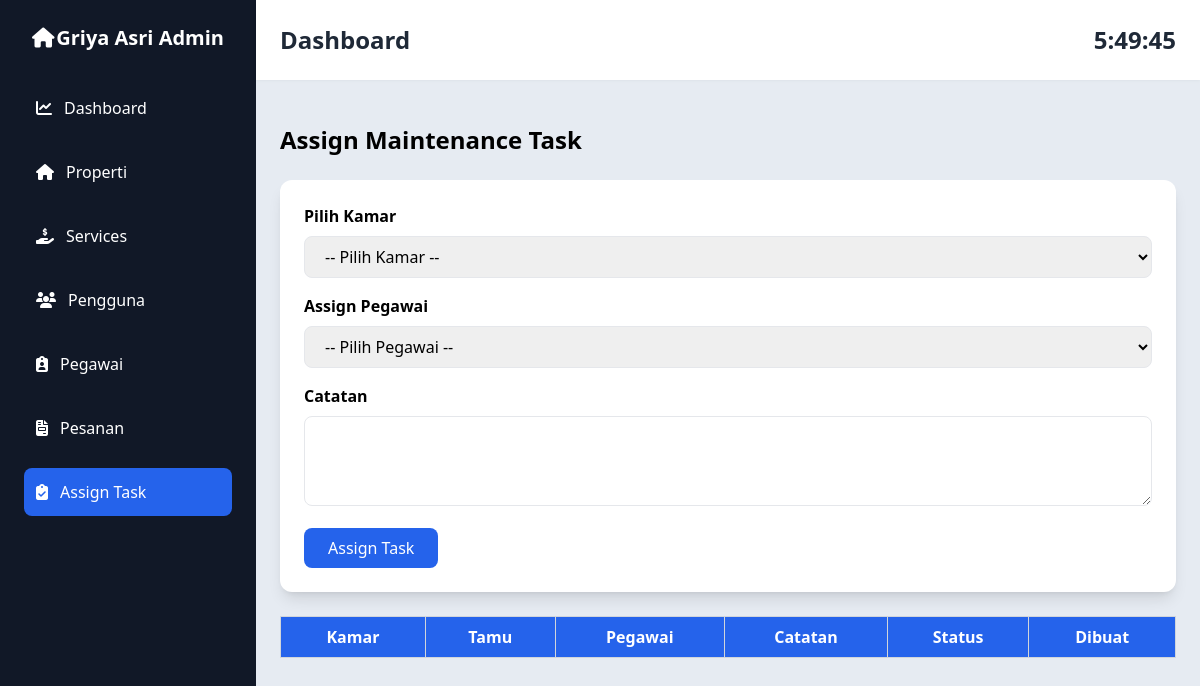
/admin/assign-task.php, run on an earlier commit of the app's database.
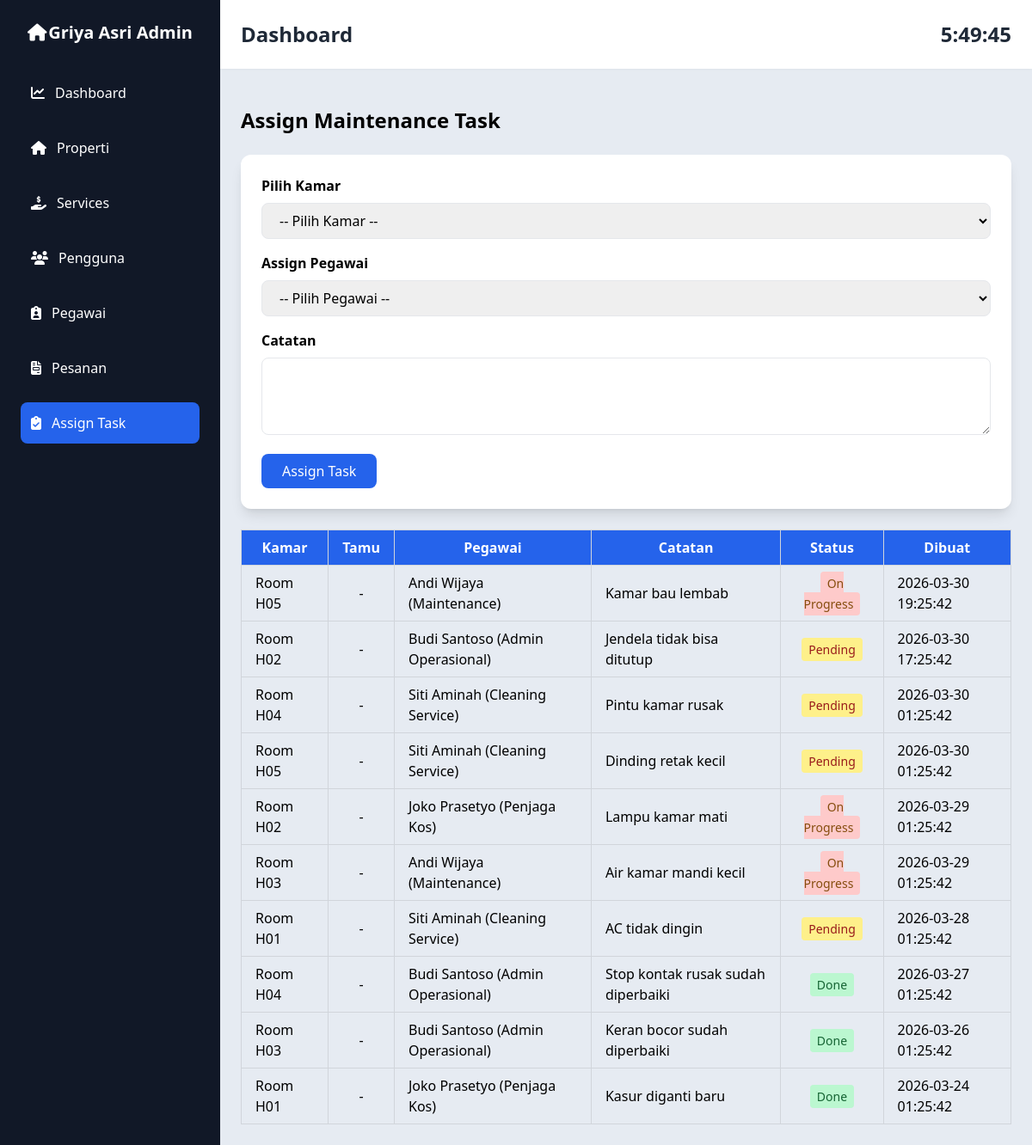
And on a later commit of the database.
### tables this page shows
CREATE TABLE maintenance_tasks (
    id BIGINT UNSIGNED AUTO_INCREMENT PRIMARY KEY,
    room_id BIGINT UNSIGNED NOT NULL,
    employee_id BIGINT UNSIGNED NOT NULL,
    issue TEXT,
    status ENUM('pending','on_progress','done') DEFAULT 'pending',
    assigned_at TIMESTAMP NULL,
    completed_at TIMESTAMP NULL,
    created_at TIMESTAMP NULL,
    updated_at TIMESTAMP NULL
);

CREATE TABLE `rooms` (
  `id` bigint(20) UNSIGNED NOT NULL,
  `room_type_id` bigint(20) UNSIGNED NOT NULL,
  `room_number` varchar(255) NOT NULL,
  `gender_type` enum('Putra','Putri') NOT NULL,
  `price` int(11) NOT NULL,
  `rating` decimal(2,1) NOT NULL DEFAULT 0.0,
  `facilities` text NOT NULL,
  `area_size` varchar(255) NOT NULL,
  `is_electric_included` tinyint(1) NOT NULL DEFAULT 0,
  `is_water_included` tinyint(1) NOT NULL DEFAULT 1,
  `room_rules` text NOT NULL,
  `status` enum('available','occupied','maintenance') NOT NULL DEFAULT 'available',
  `created_at` timestamp NULL DEFAULT NULL,
  `updated_at` timestamp NULL DEFAULT NULL
);

CREATE TABLE employees (
  id BIGINT UNSIGNED AUTO_INCREMENT PRIMARY KEY,
  user_id BIGINT UNSIGNED NULL,
  employee_code VARCHAR(50) NOT NULL UNIQUE,
  full_name VARCHAR(255) NOT NULL,
  position VARCHAR(100) NOT NULL,
  salary INT,
  phone VARCHAR(20),
  address TEXT,
  hire_date DATE,
  status ENUM('active','inactive') DEFAULT 'active',
  created_at TIMESTAMP NULL,
  updated_at TIMESTAMP NULL
);

### admin/assign-task.php (the view, shortened to what this page needs)
<?php
include '../config/database.php';
$tasks = $conn->query("
    SELECT
        mt.*,
        r.room_number,
        e.full_name AS employee_name,
        e.position,
        u.name AS guest_name
    FROM maintenance_tasks mt
    JOIN rooms r ON mt.room_id = r.id
    JOIN employees e ON mt.employee_id = e.id
    LEFT JOIN bookings b
        ON b.room_id = r.id
        AND b.status = 'paid'
        AND CURDATE() BETWEEN b.check_in AND b.check_out
    LEFT JOIN users u ON b.user_id = u.id
    ORDER BY mt.created_at DESC
");
?>
<div class="container mt-5">
    <h1 class="text-2xl font-bold mb-6">Assign Maintenance Task</h1>
    <div class="w-full mb-6">
        <form method="POST" action="" class="bg-white shadow-lg rounded-xl p-6">
            <div class="mb-4">
                <label class="block font-semibold mb-2">Pilih Kamar</label>
                <select name="room_id" class="w-full border rounded-lg px-4 py-2" required>
                    <option disabled selected>-- Pilih Kamar --</option>
                </select>
            </div>
            <div class="mb-4">
                <label class="block font-semibold mb-2">Assign Pegawai</label>
                <select name="employee_id" class="w-full border rounded-lg px-4 py-2" required>
                    <option disabled selected>-- Pilih Pegawai --</option>
                </select>
            </div>
            <div class="mb-4">
                <label class="block font-semibold mb-2">Catatan</label>
                <textarea name="issue" class="w-full border rounded-lg px-4 py-2" rows="3"></textarea>
            </div>
            <button type="submit" class="bg-blue-600 text-white px-6 py-2 rounded-lg hover:bg-blue-700">
                Assign Task
            </button>
        </form>
    </div>
    <table class="w-full border-collapse border border-gray-300">
        <thead class="bg-blue-600 text-white">
            <tr>
                <th class="border border-gray-300 px-4 py-2 text-center">Kamar</th>
                <th class="border border-gray-300 px-4 py-2 text-center">Tamu</th>
                <th class="border border-gray-300 px-4 py-2 text-center">Pegawai</th>
                <th class="border border-gray-300 px-4 py-2 text-center">Catatan</th>
                <th class="border border-gray-300 px-4 py-2 text-center">Status</th>
                <th class="border border-gray-300 px-4 py-2 text-center">Dibuat</th>
            </tr>
        </thead>
        <tbody>
            <?php while ($task = $tasks->fetch_assoc()): ?>
                <tr class="border-t">
                    <td class="border border-gray-300 px-4 py-2">Room <?= $task['room_number'] ?></td>
                    <td class="border border-gray-300 px-4 py-2 text-center">
                        <?= $task['guest_name'] ? $task['guest_name'] : '-' ?>
                    </td>
                    <td class="border border-gray-300 px-4 py-2">
                        <?= $task['employee_name'] ?> (<?= $task['position'] ?>)
                    </td>
                    <td class="border border-gray-300 px-4 py-2"><?= $task['issue'] ?></td>
                    <td class="border border-gray-300 px-4 py-2 text-center">
                        <span class="px-2 py-1 rounded text-sm <?= $task['status'] === 'pending' ? 'bg-yellow-200 text-red-800' : ($task['status'] === 'done' ? 'bg-green-200 text-green-800' : 'bg-red-200 text-yellow-800') ?>">
                            <?= $task['status'] === 'pending' ? 'Pending' : ($task['status'] === 'done' ? 'Done' : 'On Progress') ?>
                        </span>
                    <td class="border border-gray-300 px-4 py-2"><?= $task['created_at'] ?></td>
                </tr>
            <?php endwhile; ?>
        </tbody>
    </table>
</div>
<?php
$content = ob_get_clean();
$taskactive = 'active';
include 'layouts/app.php';
?>

### admin/layouts/app.php (shortened to what this page needs)
<!DOCTYPE html>
<html lang="id">
<head>
    <script src="https://cdn.tailwindcss.com"></script>
    <link rel="stylesheet" href="https://cdnjs.cloudflare.com/ajax/libs/font-awesome/6.4.0/css/all.min.css">
</head>
<body class="bg-gray-100" onload="startTime()">
    <div class="flex h-screen">
        <div class="w-64 bg-gray-900 text-white p-6">
            <a href="index.php" class="flex justify-between mb-8 items-center mx-2">
                <i class="fas fa-home text-white text-xl"></i>
                <h1 class="text-xl font-bold">Griya Asri Admin</h1>
            </a>
            <nav class="space-y-4">
                <a href="index.php" class="<?= $indexactive ?> flex items-center space-x-3 p-3 hover:bg-gray-800 rounded-lg transition">
                    <i class="fas fa-chart-line"></i>
                    <span>Dashboard</span>
                </a>
                <a href="list-properti.php" class="<?= $propertiactive ?> flex items-center space-x-3 p-3 hover:bg-gray-800 rounded-lg transition">
                    <i class="fas fa-home"></i>
                    <span>Properti</span>
                </a>
                <a href="list-service.php" class="<?= $serviceactive ?> flex items-center space-x-3 p-3 hover:bg-gray-800 rounded-lg transition">
                    <i class="fa-solid fa-hand-holding-dollar"></i>
                    <span>Services</span>
                </a>
                <a href="list-user.php" class="<?= $useractive ?> flex items-center space-x-3 p-3 hover:bg-gray-800 rounded-lg transition">
                    <i class="fas fa-users"></i>
                    <span>Pengguna</span>
                </a>
                <a href="pegawai.php" class="<?= $pegawaiactive ?> flex items-center space-x-3 p-3 hover:bg-gray-800 rounded-lg transition">
                    <i class="fa-solid fa-clipboard-user"></i>
                    <span>Pegawai</span>
                </a>
                <a href="list-pesanan.php" class="<?= $pesananactive ?> flex items-center space-x-3 p-3 hover:bg-gray-800 rounded-lg transition">
                    <i class="fas fa-file-invoice"></i>
                    <span>Pesanan</span>
                </a>
                <a href="assign-task.php" class="<?= $taskactive ?> flex items-center space-x-3 p-3 hover:bg-gray-800 rounded-lg transition">
                    <i class="fa-solid fa-clipboard-check"></i>
                    <span>Assign Task</span>
                </a>
            </nav>
        </div>
        <div class="flex-1 flex flex-col">
            <div class="bg-white shadow p-6 flex justify-between items-center">
                <h2 class="text-2xl font-bold text-gray-800">Dashboard</h2>
                <div class="text-2xl font-bold text-gray-800" id="jam"></div>
            </div>
            <div class="flex-1 overflow-auto p-6 bg-slate-200/75">
                <?= $content ?>
            </div>
        </div>
    </div>
</body>
</html>

### admin/layouts/app.php (style rules this page uses)
.active { background-color: #2563eb; border-radius: 0.5rem; }

What changed in the data, as far as the page shows it:
added maintenance_tasks: room.room_number "H05", employee.full_name "Andi Wijaya", employee.position "Maintenance", issue "Kamar bau lembab", status "On Progress", created_at "2026-03-30 19:25:42"
added maintenance_tasks: room.room_number "H02", employee.full_name "Budi Santoso", employee.position "Admin Operasional", issue "Jendela tidak bisa ditutup", status "Pending", created_at "2026-03-30 17:25:42"
added maintenance_tasks: room.room_number "H04", employee.full_name "Siti Aminah", employee.position "Cleaning Service", issue "Pintu kamar rusak", status "Pending", created_at "2026-03-30 01:25:42"
added maintenance_tasks: room.room_number "H05", employee.full_name "Siti Aminah", employee.position "Cleaning Service", issue "Dinding retak kecil", status "Pending", created_at "2026-03-30 01:25:42"
added maintenance_tasks: room.room_number "H02", employee.full_name "Joko Prasetyo", employee.position "Penjaga Kos", issue "Lampu kamar mati", status "On Progress", created_at "2026-03-29 01:25:42"
added maintenance_tasks: room.room_number "H03", employee.full_name "Andi Wijaya", employee.position "Maintenance", issue "Air kamar mandi kecil", status "On Progress", created_at "2026-03-29 01:25:42"
added maintenance_tasks: room.room_number "H01", employee.full_name "Siti Aminah", employee.position "Cleaning Service", issue "AC tidak dingin", status "Pending", created_at "2026-03-28 01:25:42"
added maintenance_tasks: room.room_number "H04", employee.full_name "Budi Santoso", employee.position "Admin Operasional", issue "Stop kontak rusak sudah diperbaiki", status "Done", created_at "2026-03-27 01:25:42"
added maintenance_tasks: room.room_number "H03", employee.full_name "Budi Santoso", employee.position "Admin Operasional", issue "Keran bocor sudah diperbaiki", status "Done", created_at "2026-03-26 01:25:42"
added maintenance_tasks: room.room_number "H01", employee.full_name "Joko Prasetyo", employee.position "Penjaga Kos", issue "Kasur diganti baru", status "Done", created_at "2026-03-24 01:25:42"
